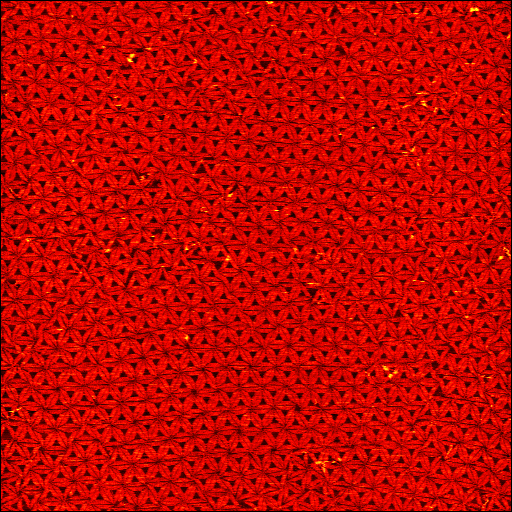
#> input picture example.png, 512 x 512 px
$ python triangle-detector.py --input example.png --output out.png --csv dots-20.png
#> lines starting #> are read from the running program, lines starting #| are printed output that depends on the picture; after the words box and inside, x2 and y2 are one past the last pixel; in counts of white or black regions, pixels touching at a corner belong together
#!/usr/bin/env python
## Mario Castro and David Contreras
# December 14th, 2019
# USAGE
# python triangle_detector.py -i input.png -o output.png -c output.csv -r [min,max]

from skimage import io, filters,img_as_ubyte
import argparse
import imutils
import cv2
import numpy as np
import matplotlib.pyplot as plt

# This function uses CV2 to identify the shape of the pattern
def FindShapes(c):
	shape = "unidentified"
	peri = cv2.arcLength(c, True)
	approx = cv2.approxPolyDP(c, 0.04 * peri, True)

	# if the shape is a triangle, it will have 3 vertices
	if len(approx) == 3:
		shape = "triangle"

	# if the shape has 4 vertices, it is either a square or
	# a rectangle
	elif len(approx) == 4:
		# compute the bounding box of the contour and use the
		# bounding box to compute the aspect ratio
		(x, y, w, h) = cv2.boundingRect(approx)
		ar = w / float(h)

		# a square will have an aspect ratio that is approximately
		# equal to one, otherwise, the shape is a rectangle
		shape = "square" if ar >= 0.95 and ar <= 1.05 else "rectangle"

	# if the shape is a pentagon, it will have 5 vertices
	elif len(approx) == 5:
		shape = "pentagon"

	# otherwise, we assume the shape is a circle
	else:
		shape = "circle"

	# return the name of the shape
	return shape

# From the thresholed image, this method extracts the center of mass of
# structures with an area within values tmin and tmax
def Contours(image,thresh,tmin=0,tmax=100000):
    cnts = cv2.findContours(thresh.copy(), cv2.RETR_LIST, cv2.CHAIN_APPROX_SIMPLE)
    cnts = imutils.grab_contours(cnts)

    counter=0
    for c in cnts:
        M = cv2.moments(c)
        area = M["m00"]
        shape = FindShapes(c)
        if area < tmax and area > tmin:
            cX = int((M["m10"] / M["m00"]) )
            cY = int((M["m01"] / M["m00"]) )
            print(counter,cX,cY,sep=',',file=f)  # output a csv row to be processed
            cv2.circle(image, (cX, cY), 3, (0, 255,0), -1)
            counter=counter+1
    return counter


# The main code starts here
# construct the argument parse and parse the arguments
ap = argparse.ArgumentParser()
ap.add_argument("-i", "--input", required=True,
	help="path to the input image")
ap.add_argument("-o", "--output", required=True,
	help="path to the output image")
ap.add_argument("-c", "--csv", required=True,
	help="path to the output csv file")
ap.add_argument("-r", "--range", required=False,
	help="threshold interval",default="[60,185]")
args = vars(ap.parse_args())

image = cv2.imread(args["input"]) # Read input image
#> image is the input picture: shape (512, 512, 3); mean B, G, R 0.2, 6.3, 188.1
f = open(args["csv"],'w')


range = args["range"][1:-1] # Ranges used in the threshold function
aux= range.split(',')
min=int(aux[0])
max=int(aux[1])


gray = cv2.cvtColor(image, cv2.COLOR_BGR2GRAY) # Convert image to grayscale
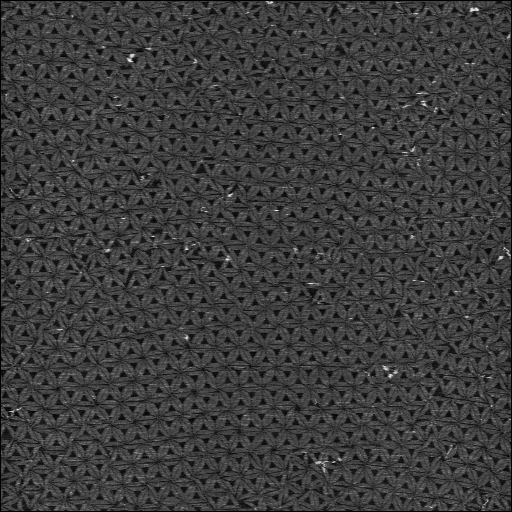
#> gray: shape (512, 512); min 0, max 234, mean 60
blurred = cv2.GaussianBlur(gray,(3,3),0)  # blur image for more accurate results
thresh=cv2.threshold(blurred,min,max,cv2.THRESH_BINARY)[1] # posterize image to find shapes
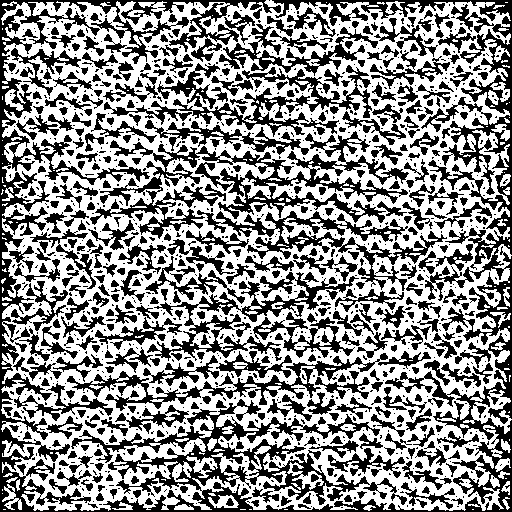
#> thresh: shape (512, 512); values 0 (black) and 185 (white), 55.8% white; 1258 black regions (828 under 20 px)

image2 = image.copy() # keep original image
matched = Contours(image2,thresh,tmin=15,tmax=60) # Find contours with custom function defined above
#> in Contours, `cnts = cv2.findContours(thresh.copy(), cv2.RETR_LIST, cv2.CHAIN_APPROX..`: cnts = 1988 contours, 1284 with area under 20; largest, box (x1, y1, x2, y2) and area: (1, 0, 512, 511) 228472, (70, 402, 371, 506) 9123, (246, 210, 406, 260) 2467, (217, 167, 387, 224) 2196, (230, 150, 409, 205) 2102
#> the loop in Contours, `for c in cnts:` made 1988 passes
#> (area, shape, peri in FindShapes, approx in FindShapes, x in FindShapes, y in FindShapes, w in FindShapes, h in FindShapes) on passes 17, 21, 32, 44: (46, 'rectangle', 34.97, [[297, 504], [302, 503], [311, 508], [299, 508]], 297, 503, 15, 6), (34, 'rectangle', 28.97, [[87, 503], [95, 503], [98, 507], [93, 508]], 87, 503, 12, 6), (54, 'square', 28.97, [[229, 497], [234, 503], [232, 506], [225, 504]], 225, 497, 10, 10), (53, 'rectangle', 28.14, [[343, 498], [349, 494], [352, 501], [345, 502]], 343, 494, 10, 9)
#> (area, shape, peri in FindShapes, cX, cY) on passes 12, 23, 27, 29, 31, 33: (27, 'circle', 32.97, 367, 507), (46, 'circle', 64.97, 124, 506), (47, 'pentagon', 28.97, 255, 502), (55, 'pentagon', 35.8, 421, 502), (50, 'circle', 35.8, 458, 500), (48, 'pentagon', 26.97, 148, 501)
#> after the loop in Contours, `for c in cnts:`:
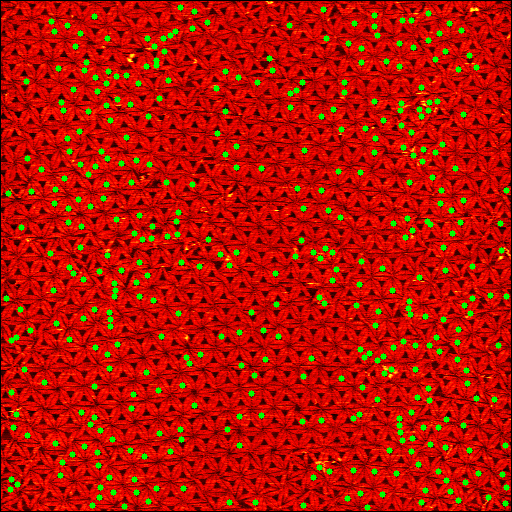
#> image: shape (512, 512, 3); mean B, G, R 0.2, 17.1, 182.2
#> after the loop in Contours, `for c in cnts:`: counter = 388
#> matched = 388

output = args["output"] # Create output image
cv2.imwrite(output,image2) # Store image

$ run again, on dots-33.png
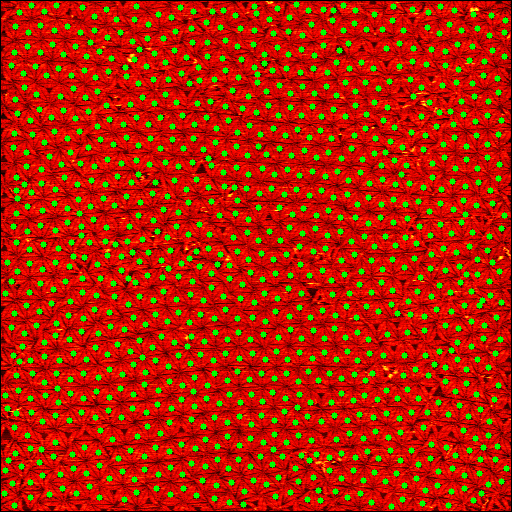
#> input picture dots-33.png, 512 x 512 px
#> image is the input picture: shape (512, 512, 3); mean B, G, R 0.2, 34.3, 176.4
#> `thresh=cv2.threshold(blurred,min,max,cv2.THRESH_BINARY)[1]`:
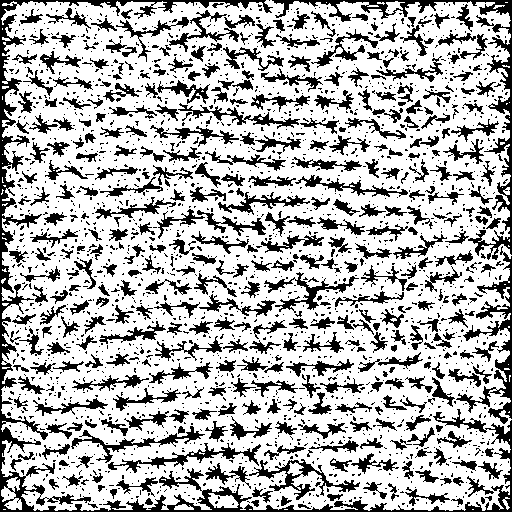
#> thresh: shape (512, 512); values 0 (black) and 185 (white), 70.7% white; 2227 black regions (1818 under 20 px)
#> cnts = 2925 contours, 2408 with area under 20; largest, box (x1, y1, x2, y2) and area: (1, 0, 512, 511) 243851, (248, 458, 361, 501) 1263, (107, 442, 262, 474) 1167, (70, 425, 206, 464) 1019, (274, 271, 360, 313) 794
#> the loop in Contours, `for c in cnts:` made 2925 passes
#> (area, shape, peri in FindShapes, approx in FindShapes, x in FindShapes, y in FindShapes, w in FindShapes, h in FindShapes) on passes 14, 20: (46, 'rectangle', 34.97, [[297, 504], [302, 503], [311, 508], [299, 508]], 297, 503, 15, 6), (34, 'rectangle', 28.97, [[87, 503], [95, 503], [98, 507], [93, 508]], 87, 503, 12, 6)
#> after the loop in Contours, `for c in cnts:`:
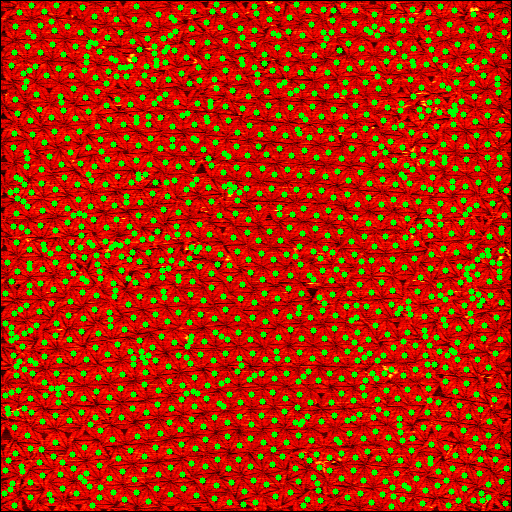
#> image: shape (512, 512, 3); mean B, G, R 0.2, 40.8, 171.6
#> after the loop in Contours, `for c in cnts:`: counter = 241
